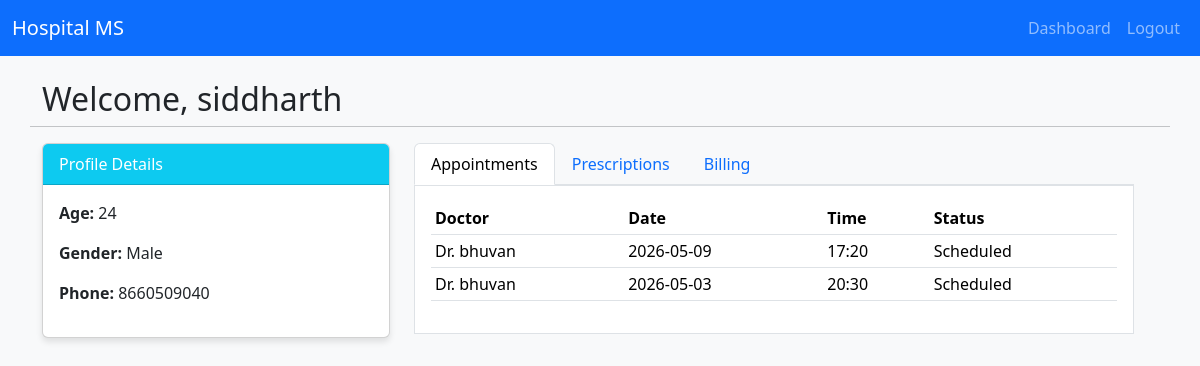
Page /patient/dashboard (signed in) on the committed database.
### models.py (models this page shows)
class Patient(db.Model):
    id = db.Column(db.Integer, primary_key=True)
    name = db.Column(db.String(100), nullable=False)
    age = db.Column(db.Integer, nullable=False)
    gender = db.Column(db.String(10), nullable=False)
    phone = db.Column(db.String(20), nullable=False)
    username = db.Column(db.String(80), unique=True, nullable=False)
    password = db.Column(db.String(200), nullable=False)
    appointments = db.relationship('Appointment', backref='patient', lazy=True)
    prescriptions = db.relationship('Prescription', backref='patient', lazy=True)
    bills = db.relationship('Billing', backref='patient', lazy=True)

class Appointment(db.Model):
    id = db.Column(db.Integer, primary_key=True)
    patient_id = db.Column(db.Integer, db.ForeignKey('patient.id'), nullable=False)
    doctor_id = db.Column(db.Integer, db.ForeignKey('doctor.id'), nullable=False)
    date = db.Column(db.String(20), nullable=False)
    time = db.Column(db.String(20), nullable=False)
    status = db.Column(db.String(20), default='Scheduled') # Scheduled, Completed, Cancelled

class Doctor(db.Model):
    id = db.Column(db.Integer, primary_key=True)
    name = db.Column(db.String(100), nullable=False)
    specialization = db.Column(db.String(100), nullable=False)
    phone = db.Column(db.String(20), nullable=False)
    email = db.Column(db.String(100), unique=True, nullable=False)
    username = db.Column(db.String(80), unique=True, nullable=False)
    password = db.Column(db.String(200), nullable=False)
    appointments = db.relationship('Appointment', backref='doctor', lazy=True)
    prescriptions = db.relationship('Prescription', backref='doctor', lazy=True)

### app.py (the view)
@app.route('/patient/dashboard')
def dashboard_patient():
    auth = check_auth('patient')
    if auth: return auth
    patient_id = session['user_id']
    patient = Patient.query.get(patient_id)
    appointments = Appointment.query.filter_by(patient_id=patient_id).order_by(Appointment.date.desc()).all()
    prescriptions = Prescription.query.filter_by(patient_id=patient_id).order_by(Prescription.id.desc()).all()
    bills = Billing.query.filter_by(patient_id=patient_id).order_by(Billing.id.desc()).all()
    return render_template('dashboard_patient.html', patient=patient, appointments=appointments, prescriptions=prescriptions, bills=bills)

### app.py (called while the page is built)
def check_auth(role):
    if 'role' not in session or session['role'] != role:
        flash("Unauthorized access. Please login first.", "danger")
        if role == 'admin': return redirect(url_for('login_admin'))
        if role == 'doctor': return redirect(url_for('login_doctor'))
        if role == 'patient': return redirect(url_for('login_patient'))
    return None

### templates/dashboard_patient.html (shortened to what this page needs)
{% extends 'base.html' %}
{% block content %}
<div class="row mt-4">
    <h2>Welcome, {{ patient.name }}</h2>
    <hr>
    <div class="row">
        <div class="col-md-4">
            <div class="card mb-4">
                <div class="card-header bg-info text-white">Profile Details</div>
                <div class="card-body">
                    <p><strong>Age:</strong> {{ patient.age }}</p>
                    <p><strong>Gender:</strong> {{ patient.gender }}</p>
                    <p><strong>Phone:</strong> {{ patient.phone }}</p>
                </div>
            </div>
        </div>
        <div class="col-md-8">
            <ul class="nav nav-tabs" id="patientTabs" role="tablist">
              <li class="nav-item" role="presentation">
                <button class="nav-link active" data-bs-toggle="tab" data-bs-target="#appointments" type="button">Appointments</button>
              </li>
              <li class="nav-item" role="presentation">
                <button class="nav-link" data-bs-toggle="tab" data-bs-target="#prescriptions" type="button">Prescriptions</button>
              </li>
              <li class="nav-item" role="presentation">
                <button class="nav-link" data-bs-toggle="tab" data-bs-target="#bills" type="button">Billing</button>
              </li>
            </ul>
            <div class="tab-content border p-3 bg-white" id="patientTabsContent">
              <div class="tab-pane fade show active" id="appointments" role="tabpanel">
                  <table class="table table-sm">
                      <thead>
                          <tr><th>Doctor</th><th>Date</th><th>Time</th><th>Status</th></tr>
                      </thead>
                      <tbody>
                          {% for appt in appointments %}
                          <tr>
                              <td>Dr. {{ appt.doctor.name }}</td>
                              <td>{{ appt.date }}</td>
                              <td>{{ appt.time }}</td>
                              <td>{{ appt.status }}</td>
                          </tr>
                          {% else %}
                          <tr><td colspan="4" class="text-center">No appointments found.</td></tr>
                          {% endfor %}
                      </tbody>
                  </table>
              </div>
            </div>
        </div>
    </div>
</div>
{% endblock %}

### templates/base.html (style rules this page uses)
body { background-color: #f8f9fa; }
.card { box-shadow: 0 4px 6px rgba(0,0,0,0.1); }

### rows in the picture
Patient: name "siddharth", age "24", gender "Male", phone "8660509040"
Appointment: doctor.name "bhuvan", date "2026-05-09", time "17:20", status "Scheduled"
Appointment: doctor.name "bhuvan", date "2026-05-03", time "20:30", status "Scheduled"
